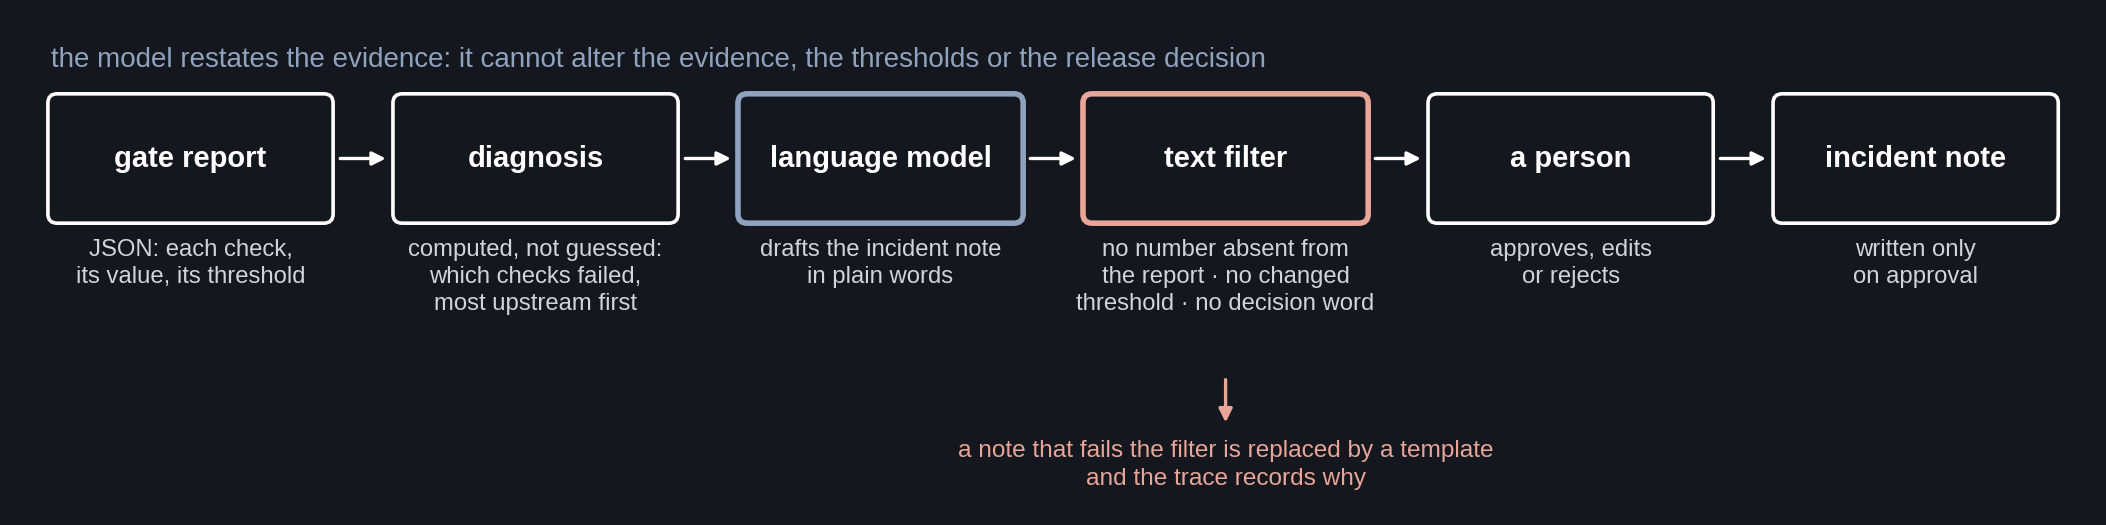

Write Python code to recreate this figure.
"""slide 12: the ai workflow around the gate, with the filter and the person. run: python diagrams/slide12_ai_workflow.py"""
import sys, os; sys.path.insert(0, os.path.dirname(os.path.abspath(__file__)))
from matplotlib.patches import FancyBboxPatch
from _style import canvas, save, BG, FG, DIM, ACC

fig, ax = canvas(13.33, 3.15)
steps = [
    ("gate report", "JSON: each check,\nits value, its threshold", FG),
    ("diagnosis", "computed, not guessed:\nwhich checks failed,\nmost upstream first", FG),
    ("language model", "drafts the incident note\nin plain words", ACC),
    ("text filter", "no number absent from\nthe report · no changed\nthreshold · no decision word", "#E8A598"),
    ("a person", "approves, edits\nor rejects", FG),
    ("incident note", "written only\non approval", FG),
]
n, w, h, y = len(steps), 1.8, 0.8, 1.85
gap = (13.33 - 0.4 - n * w) / (n - 1)
for i, (name, sub, col) in enumerate(steps):
    x = 0.2 + i * (w + gap)
    ax.add_patch(FancyBboxPatch((x, y), w, h, boxstyle="round,pad=0.02,rounding_size=0.06", fc=BG, ec=col, lw=2.0 if col != FG else 1.3))
    ax.text(x + w / 2, y + h / 2, name, ha="center", va="center", color=FG, fontsize=10.5, fontweight="bold")
    ax.text(x + w / 2, y - 0.12, sub, ha="center", va="top", color=DIM, fontsize=8.6, linespacing=1.3)
    if i < n - 1:
        ax.annotate("", xy=(x + w + gap - 0.03, y + h / 2), xytext=(x + w + 0.03, y + h / 2), arrowprops=dict(arrowstyle="-|>", color=FG, lw=1.2))
# the fallback: filter fails -> template
fx = 0.2 + 3 * (w + gap) + w / 2
ax.annotate("", xy=(fx, 0.5), xytext=(fx, 0.85), arrowprops=dict(arrowstyle="-|>", color="#E8A598", lw=1.2))
ax.text(fx, 0.42, "a note that fails the filter is replaced by a template\nand the trace records why", ha="center", va="top", color="#E8A598", fontsize=8.8, linespacing=1.3)
ax.text(0.2, 2.98, "the model restates the evidence: it cannot alter the evidence, the thresholds or the release decision", color=ACC, fontsize=10, va="top")
save(fig, os.path.join(os.path.dirname(os.path.abspath(__file__)), "slide12_ai_workflow.png"))
